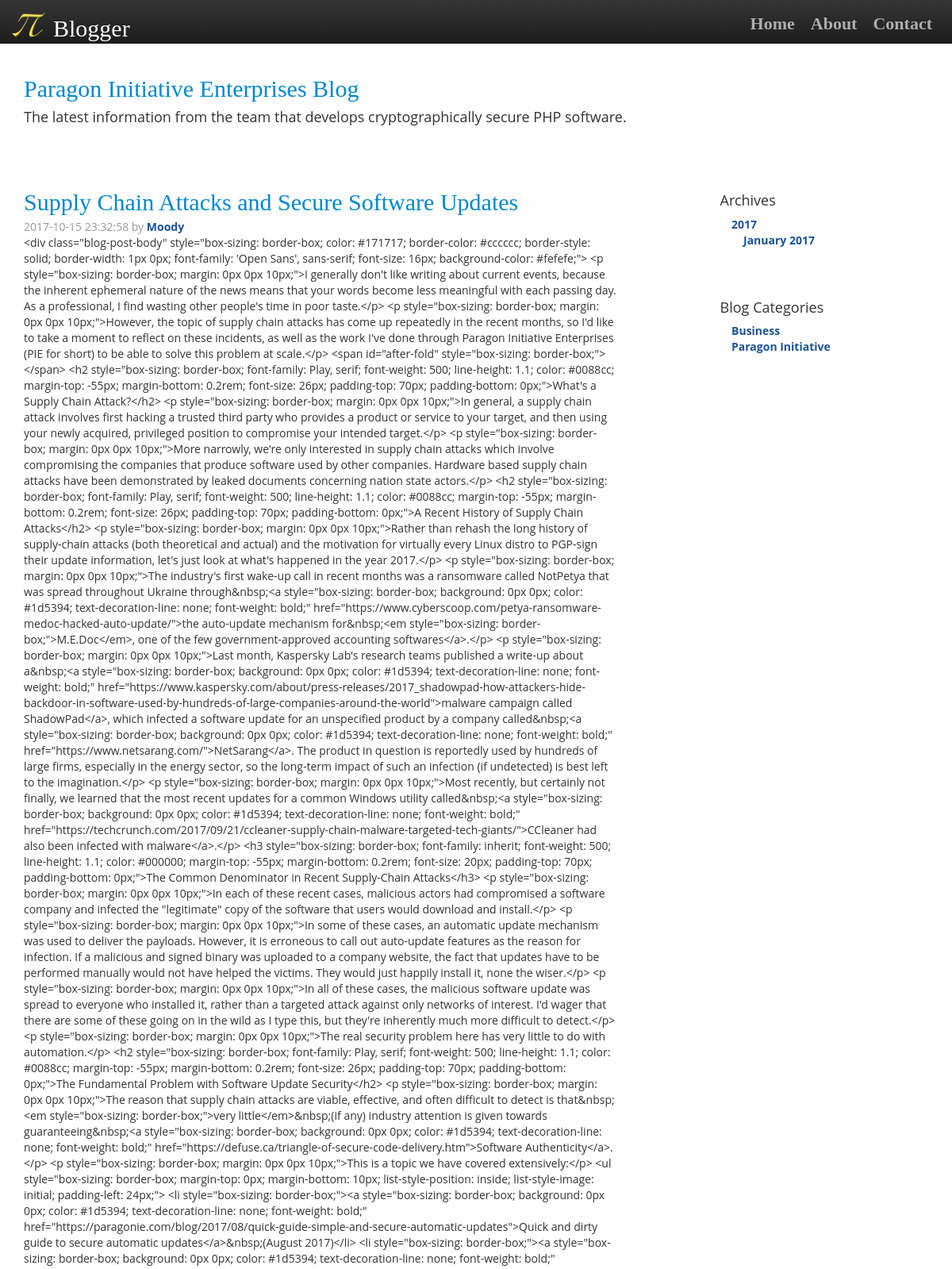
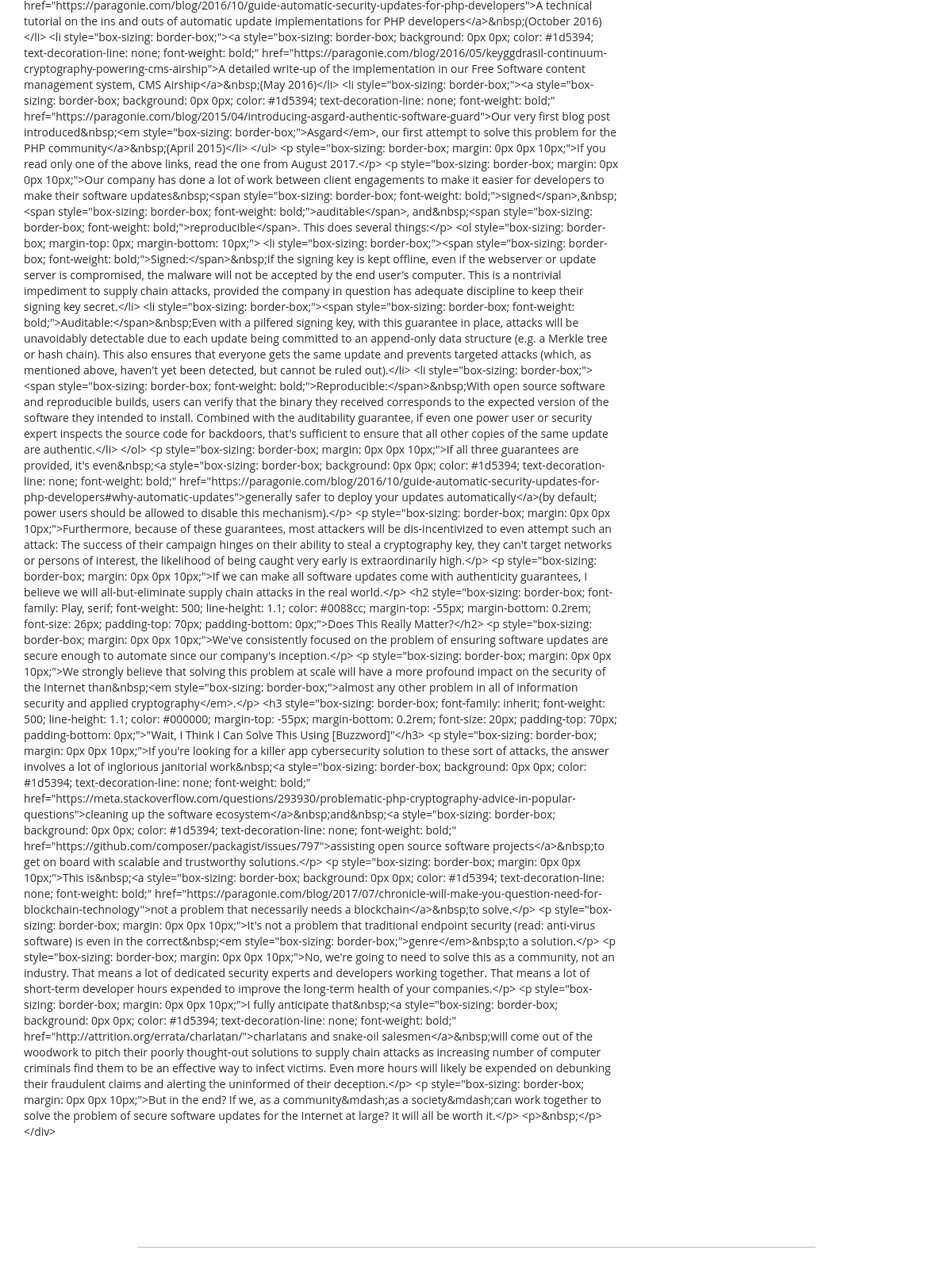
Page /post.php?id=11 on the committed database (2 pictures, top to bottom).
### tables this page shows
CREATE TABLE `posts` (
  `id` int(10) UNSIGNED NOT NULL,
  `title` varchar(150) NOT NULL,
  `bio` text NOT NULL,
  `content` text NOT NULL,
  `updated_at` datetime NOT NULL DEFAULT CURRENT_TIMESTAMP ON UPDATE CURRENT_TIMESTAMP,
  `created_at` datetime NOT NULL DEFAULT CURRENT_TIMESTAMP
);

### post.php (the view, shortened to what this page needs)
<?php
if (isset($_GET['id'])) {
    if (is_numeric($_GET['id'])) {
        $id = $_GET['id'];
        ?>
<!DOCTYPE html>
<html lang="en">
<head>
    <link rel="stylesheet" href="css/font-awesome.min.css">
    <link href="css/bootstrap.min.css" rel="stylesheet">
    <link href="css/bootstrap-theme.min.css" rel="stylesheet">
    <link href="css/Envy.css" rel="stylesheet">
    <link href="css/Components.css" rel="stylesheet">
    <link href="css/responsive.css" rel="stylesheet">
    <link href="css/github.css" rel="stylesheet">
    <link href="css/blog.css" rel="stylesheet">
</head>
<body>
    <header>
    <nav class="navbar navbar-inverse navbar-fixed-top btn-glass navbar-trans">
        <div class="container" id="top-container">
            <div class="navbar-header">
                <a class="navbar-brand" href="&&">
                    <img alt="Blogger discover and share ideas" id="logo" src="img/logo.png" title="Blogger discover and share ideas">
                </a>
                <p class="navbar-text"><a title="Blogger discover and share ideas" href="&&" class="white"> Blogger </a></p>
            </div>
            <div id="navbar" class="navbar-collapse collapse">
                <ul class="nav navbar-nav navbar-right uppercase">
                    <li class="">
                        <a title="Information" id="nav_menu_info" href="http://localhost:8080/post/index.php" class="dropdown-toggle" data-toggle="dropdown" aria-expanded="false">
                        Home</a>
                    </li>
                                        <li><a title="Community Projects" href="http://localhost:8080/post/about.php">About</a></li>
                    <li class="">
                        <a title="Community" href="http://localhost:8080/post/contact.php" id="nav_menu_security" class="dropdown-toggle" data-toggle="dropdown" aria-expanded="false">
                            Contact
                        </a>
                    </li>
                </ul>
            </div>
        </div>
    </nav>
    </header>
    <div class="wallpaper">
    <div class="container container-fluid">
            <div class="header">
        <div class="row row-centered">
            <div class="col-lg-12 text-left">
                <h2>Paragon Initiative Enterprises Blog</h2>
                <h4>The latest information from the team that develops cryptographically secure PHP software.</h4>
            </div>
        </div>
    </div>
    <div class="row">
        <div class="col-sm-8">
        <?php
        try {
                $conn = new PDO("mysql:host=localhost;dbname=test", "root", "123456");
                $conn->setAttribute(PDO::ATTR_ERRMODE, PDO::ERRMODE_EXCEPTION);
                $stmt = $conn->prepare("SELECT * FROM posts WHERE id = $id ");
                $stmt->execute();
                $results = $stmt->fetch(PDO::FETCH_ASSOC);
            if (!$results) {
                echo "<center><h2>404 error page not found</h2></center>";
                exit;
            } else {
                $title = htmlentities($results['title']);
                $createdAt = $results['created_at'];
                $content = htmlentities($results['content']);
                echo <<<EOD
        <div class='blog-post'>
        <h2 class='blog-post-title'>$title</h2>
        <p class='blog-post-meta'>$createdAt by <a href='http://localhost:8080/post/about.php'>Moody</a></p>
        <p>$content</p>
</div>
EOD;
            }
        } catch (PDOException $e) {
            echo "error occured" . $e->getMessage();
        }
        ?>
        </div>
        <div class="col-sm-3 col-sm-offset-1 blog-sidebar">
            <div class="sidebar-module" id="blog_menu">
                <h4>Archives</h4>
                <ol class="list-unstyled" id="blog_menu_dates">                    <li class="blog_year">
                        <a href="&&**blog/2017"><i class="fa fa-calendar"></i> 2017</a>
                        <ul>                            <li class="blog_month"><a href="&&**blog/2017/01"><i class="fa fa-clock-o"></i> January 2017</a></li>
                            </ul>
                    </li>
                    </ol>
            </div>
            <div class="sidebar-module">
                <h4>Blog Categories</h4>
                <ol class="blog_categories list-unstyled">
                     <li>
    <a href="&&**blog/category/business"><i class="fa fa-folder"></i> Business</a>
    </li>
  <li>
    <a href="&&**blog/category/paragon-initiative"><i class="fa fa-folder-open"></i> Paragon Initiative</a>
     </ol>
            </div>
        </div>
    </div>
    <hr class="pagebreak">
            </div>
        </div>
</body>
</html>
<?php
    } else {
        echo "<center><h2>404 error page not found</h2></center>";
    }
} else {
    echo "<center><h2>404 error page not found</h2></center>";
}
?>

### css/Envy.css (style rules this page uses)
html { position: relative; min-height: 100%; }
body { padding-top: 0px; margin-bottom: 50px; background-color: #fefefe; font-family: 'Open Sans', sans-serif; }
body ul { list-style: none; }
a { color: #1D5394; font-weight: bold; }
#top-container { height: 55px; }
.navbar { max-height: 55px; }
#logo { height: 32px; width: 42px; }
.navbar-text { margin-left: 10px; }
.navbar-brand { margin: 0px 0px; padding: 15px 0px; }
.navbar-trans { opacity: .95; }
.navbar-inverse .navbar-text { color: #fff; font-size: 30px; font-family: 'Cinzel', serif; font-weight: 500; }
ul.nav { color: white; font-size: 20px; font-family: serif; padding-top: 15px; }
ul.nav a { padding: 10px 10px; font-size: 22px; font-family: Play, serif; }
.navbar-inverse .navbar-nav>li>a { color: #aaa; }
.navbar-right a { color: #777; }
ul.nav { padding-top: 10px; }
#navbar > ul.nav.navbar-nav.navbar-right.uppercase { display: inline-flex; }
.wallpaper { background-color: #fefefe; padding-top: 75px; padding-bottom: 1%; }
.wallpaper h2 { font-family: 'Play', serif; color: #0088cc; margin-bottom: 5px; }
.header { padding-bottom: 50px; }
.pagebreak { margin-top: 75px; width: 75%; border-top: 1px solid #bbb; }
.row-centered { text-align:center; }
.white { font-weight: normal; color: white; }

### css/Components.css (style rules this page uses)
.btn-glass { background-color: hsl(201, 0%, 7%) !important; background-repeat: repeat-x; filter: progid:DXImageTransform.Microsoft.gradient(startColorstr="#2b2b2b", endColorstr="#111111"); background-image: -khtml-gradient(linear, left top, left bottom, from(#2b2b2b), to(#111111)); background-image: -moz-linear-gradient(top, #2b2b2b, #111111); background-image: -ms-linear-gradient(top, #2b2b2b, #111111); background-image: -webkit-gradient(linear, left top, left bottom, color-stop(0%, #2b2b2b), color-stop(100%, #111111)); background-image: -webkit-linear-gradient(top, #2b2b2b, #111111); background-image: -o-linear-gradient(top, #2b2b2b, #111111); background-image: linear-gradient(#2b2b2b, #111111); border-color: #111111 #111111 hsl(201, 0%, 4.5%); color: #fff !important; text-shadow: 0 -1px 0 rgba(0, 0, 0, 0.16); -webkit-font-smoothing: antialiased; }

### css/blog.css (style rules this page uses)
.sidebar-module { padding: 15px; margin: 0 -15px 15px; }
.blog-post { margin-bottom: 60px; }
.blog-post-title { margin-bottom: 5px; }
.blog-post-meta { margin-bottom: 0px; color: #999; }
.blog_year ul { padding-left: 15px; }

### rows in the picture
posts: title "Supply Chain Attacks and Secure Software Updates", created_at "2017-10-15 23:32:58", content "<div class=\"blog-post-body\" style=\"box-sizing: border-box; color: #171717; border-color: #cccccc; border-style: solid; border-width: 1px 0px; font-family: 'Open Sans', sans-serif; font-size: 16px; background-color: #fefefe;\"> <p style=\"box-sizing: border-box; margin: 0px 0px 10px;\">I generally don't like writing about current events, because the inherent ephemeral nature of the news means that your words become less meaningful with each passing day. As a professional, I find wasting other people's time in poor taste.</p> <p style=\"box-sizing: border-box; margin: 0px 0px 10px;\">However, the topic of supply chain attacks has come up repeatedly in the recent months, so I'd like to take a…"
